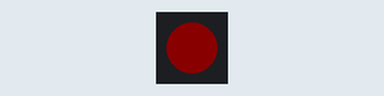
Simulated run of this program. Board: ESP32-S2. On the bench: 1 RGB LEDs in strip order, left to right. Dim RGB values are drawn brighter than linear; what the program prints to the serial monitor is not drawn.

Above: at 0.5 s.
At 1.5 s:
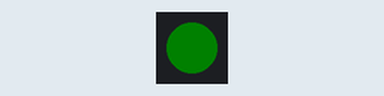
At 2.5 s:
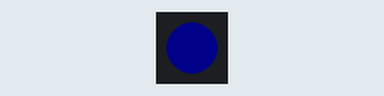
At 3.5 s:
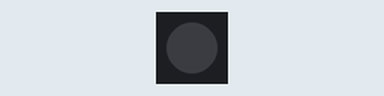
Timing chart, 0 to 5.2 s (numbered marks = the images above):
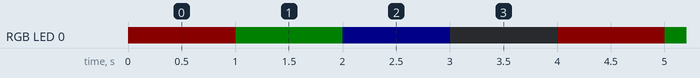

The program:

main.cpp
```cpp
#include <Arduino.h>
#include <FastLED.h>

#define NUM_LEDS      1

CRGB leds[NUM_LEDS];

void setup()
{
    Serial.begin(115200);
    FastLED.addLeds<NEOPIXEL, RGB_LED_PIN>(leds, NUM_LEDS);
    FastLED.setBrightness(10);
}
void loop()
{
    static int count = 0;
    Serial.println("RGB FastLED Colors "+String(count++));
    leds[0] = CRGB::Red;
    FastLED.show();
    delay(1000);
    leds[0] = CRGB::Green;
    FastLED.show();
    delay(1000);
    leds[0] = CRGB::Blue;
    FastLED.show();
    delay(1000);
    leds[0] = CRGB::Black;
    FastLED.show();
    delay(1000);
}
```

Measured:
- by itself, RGB LED 0: repeats every 4.0 s: RGB(0, 5, 0) 1.0 s, RGB(0, 0, 10) 1.0 s, off 1.0 s, RGB(10, 0, 0) 1.0 s
- by itself, everything shown: repeats every 4.0 s, in 4 steps
